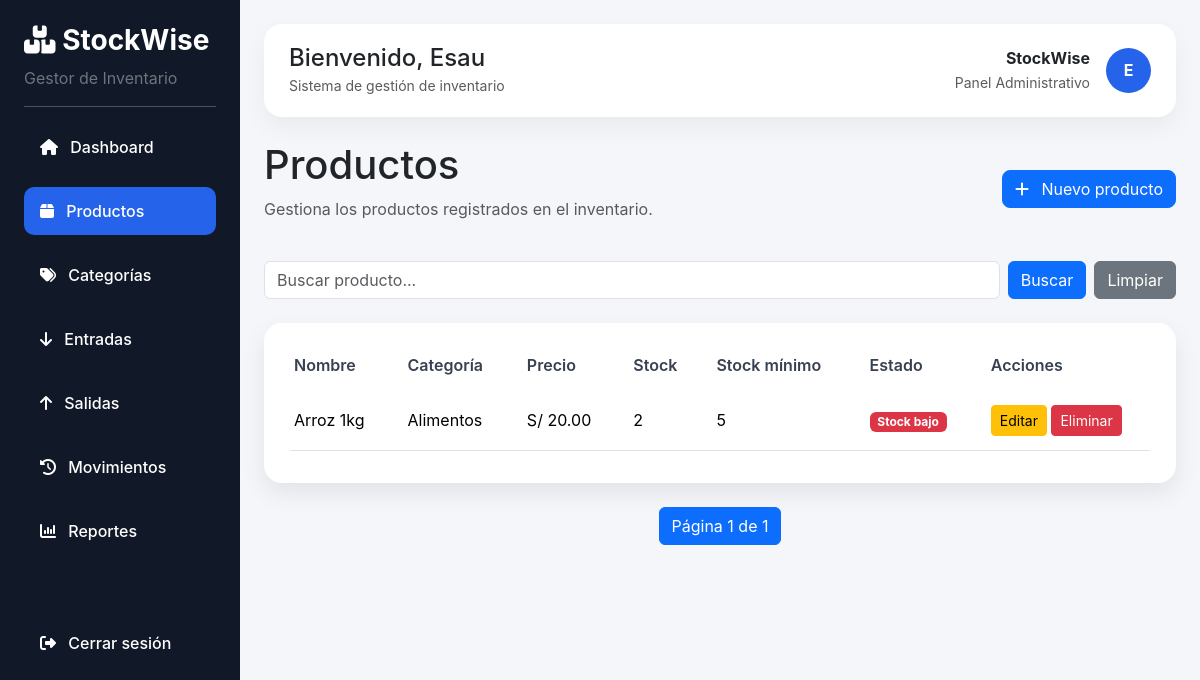
Page /productos/ (signed in) on the earlier database version.
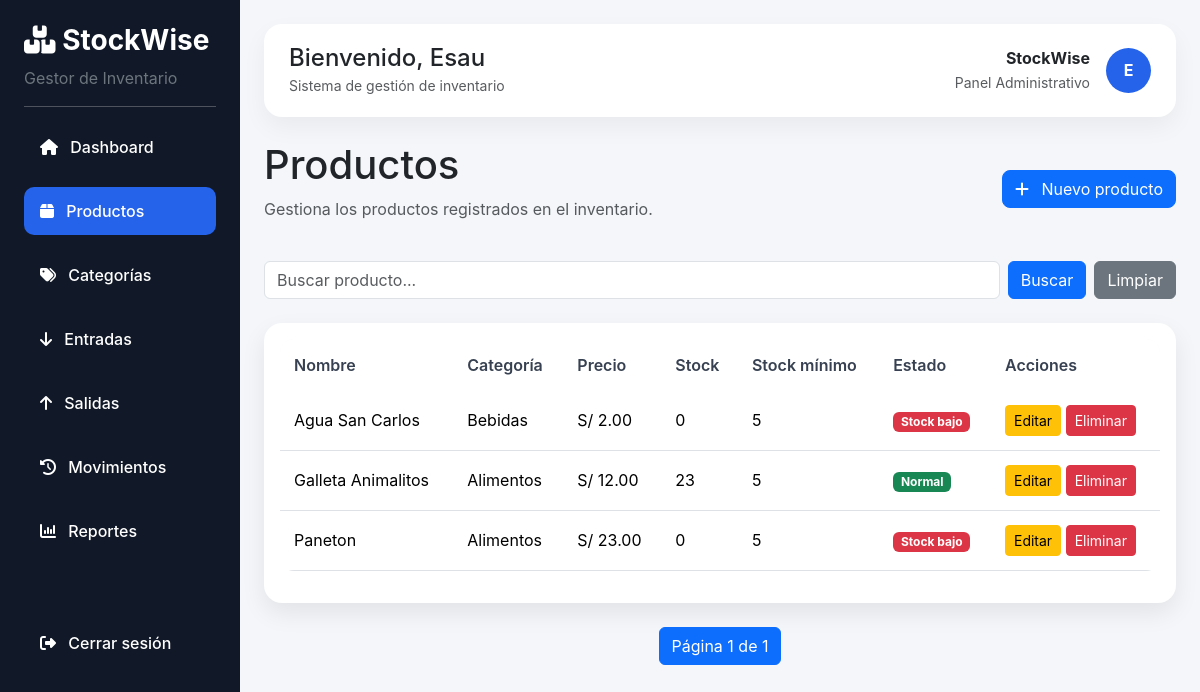
Same page on the later database version.
### productos/models.py (models this page shows, shortened)
class Producto(models.Model):
    nombre = models.CharField(max_length=100)
    descripcion = models.TextField(blank=True)
    precio = models.DecimalField(max_digits=10, decimal_places=2)
    stock = models.IntegerField(default=0)
    stock_minimo = models.IntegerField(default=5)
    categoria = models.ForeignKey(Categoria, on_delete=models.CASCADE)

class Categoria(models.Model):
    nombre = models.CharField(max_length=100)

### productos/views.py (the view)
# urls.py: path('', views.lista_productos, name='lista_productos'),
@login_required(login_url='login')
def lista_productos(request):
    query = request.GET.get('buscar')
    categoria_id = request.GET.get('categoria')
    productos = Producto.objects.all()
    categorias = Categoria.objects.all()
    if query:
        productos = productos.filter(nombre__icontains=query)
    if categoria_id:
        productos = productos.filter(categoria_id=categoria_id)
    paginator = Paginator(productos, 10)
    page_number = request.GET.get('page')
    page_obj = paginator.get_page(page_number)
    return render(request, 'productos/lista.html', {
        'productos': page_obj,
        'page_obj': page_obj,
        'categorias': categorias,
        'query': query,
        'categoria_id': categoria_id
    })

### templates/productos/lista.html (shortened to what this page needs)
{% extends 'base.html' %}
{% block content %}
<div class="d-flex justify-content-between align-items-center mb-4">
    <div>
        <h1>Productos</h1>
        <p class="text-muted">Gestiona los productos registrados en el inventario.</p>
    </div>
    <a href="{% url 'crear_producto' %}" class="btn btn-primary rounded-3">
        <i class="fa-solid fa-plus me-2"></i>
        Nuevo producto
    </a>
</div>
<form method="GET" class="mb-4 d-flex">
    <input type="text" name="buscar" class="form-control me-2"
           placeholder="Buscar producto..." value="{{ query|default:'' }}">
    <button type="submit" class="btn btn-primary me-2">
        Buscar
    </button>
    <a href="{% url 'lista_productos' %}" class="btn btn-secondary">
        Limpiar
    </a>
</form>
<div class="card dashboard-card">
    <div class="card-body">
        <table class="table table-hover align-middle">
            <thead>
                <tr>
                    <th>Nombre</th>
                    <th>Categoría</th>
                    <th>Precio</th>
                    <th>Stock</th>
                    <th>Stock mínimo</th>
                    <th>Estado</th>
                    <th>Acciones</th>
                </tr>
            </thead>
            <tbody>
                {% for producto in productos %}
                <tr>
                    <td>{{ producto.nombre }}</td>
                    <td>{{ producto.categoria.nombre }}</td>
                    <td>S/ {{ producto.precio }}</td>
                    <td>{{ producto.stock }}</td>
                    <td>{{ producto.stock_minimo }}</td>
                    <td>
                        {% if producto.stock <= producto.stock_minimo %}
                            <span class="badge bg-danger">Stock bajo</span>
                        {% else %}
                            <span class="badge bg-success">Normal</span>
                        {% endif %}
                    </td>
                    <td>
                        <a href="{% url 'editar_producto' producto.id %}" class="btn btn-sm btn-warning">
                            Editar
                        </a>
                        <a href="{% url 'eliminar_producto' producto.id %}"
                           class="btn btn-sm btn-danger"
                           onclick="return confirm('¿Estás seguro de eliminar este producto?')">
                            Eliminar
                        </a>
                    </td>
                </tr>
                {% empty %}
                <tr>
                    <td colspan="7" class="text-center">
                        No hay productos registrados.
                    </td>
                </tr>
                {% endfor %}
            </tbody>
        </table>
    </div>
</div>
<nav class="mt-4">
    <ul class="pagination justify-content-center">
        <li class="page-item active">
            <span class="page-link">
                Página {{ page_obj.number }} de {{ page_obj.paginator.num_pages }}
            </span>
        </li>
    </ul>
</nav>
{% endblock %}

### templates/base.html (shortened to what this page needs)
{% load static %}
<!DOCTYPE html>
<html lang="es">
<head>
    <link href="https://cdn.jsdelivr.net/npm/bootstrap@5.3.3/dist/css/bootstrap.min.css" rel="stylesheet">
    <link rel="stylesheet" href="https://cdnjs.cloudflare.com/ajax/libs/font-awesome/6.5.1/css/all.min.css">
    <link rel="stylesheet" href="{% static 'css/styles.css' %}">
</head>
<body>
    <div class="d-flex">
        <aside class="sidebar text-white p-4">
            <h3 class="fw-bold">
                <i class="fa-solid fa-boxes-stacked"></i>
                StockWise
            </h3>
            <p class="text-secondary">
                Gestor de Inventario
            </p>
            <hr>
            <ul class="nav flex-column">
                <li class="nav-item mb-2">
                    <a href="{% url 'dashboard' %}"
                        class="nav-link text-white {% if request.path == '/' %}active{% endif %}">
                        <i class="fa-solid fa-house me-2"></i>
                        Dashboard
                    </a>
                </li>
                <li class="nav-item mb-2">
                    <a href="{% url 'lista_productos' %}"
                        class="nav-link text-white {% if '/productos/' in request.path and '/categorias/' not in request.path %}active{% endif %}">
                        <i class="fa-solid fa-box me-2"></i>
                        Productos
                    </a>
                </li>
                <li class="nav-item mb-2">
                    <a href="{% url 'lista_categorias' %}"
                        class="nav-link text-white {% if '/categorias/' in request.path %}active{% endif %}">
                        <i class="fa-solid fa-tags me-2"></i>
                        Categorías
                    </a>
                </li>
                <li class="nav-item mb-2">
                    <a href="{% url 'crear_entrada' %}"
                        class="nav-link text-white {% if '/entrada/' in request.path %}active{% endif %}">
                        <i class="fa-solid fa-arrow-down me-2"></i>
                        Entradas
                    </a>
                </li>
                <li class="nav-item mb-2">
                    <a href="{% url 'crear_salida' %}"
                        class="nav-link text-white {% if '/salida/' in request.path %}active{% endif %}">
                        <i class="fa-solid fa-arrow-up me-2"></i>
                        Salidas
                    </a>
                </li>
                <li class="nav-item mb-2">
                    <a href="{% url 'lista_movimientos' %}"
                        class="nav-link text-white {% if '/inventario/' in request.path %}active{% endif %}">
                        <i class="fa-solid fa-clock-rotate-left me-2"></i>
                        Movimientos
                    </a>
                </li>
                <li class="nav-item mb-2">
                    <a href="{% url 'reportes' %}"
                        class="nav-link text-white {% if '/reportes/' in request.path %}active{% endif %}">
                        <i class="fa-solid fa-chart-column me-2"></i>
                        Reportes
                    </a>
                </li>
                <li class="nav-item mt-5">
                    <a href="{% url 'logout' %}" class="nav-link text-white">
                        <i class="fa-solid fa-right-from-bracket me-2"></i>
                        Cerrar sesión
                    </a>
                </li>
            </ul>
        </aside>
        <main class="p-4 flex-grow-1">
            <div class="topbar mb-4">
                <div class="d-flex justify-content-between align-items-center">
                    <div>
                        <h4 class="mb-0">
                            Bienvenido, {{ request.user.username }}
                        </h4>
                        <small class="text-muted">
                            Sistema de gestión de inventario
                        </small>
                    </div>
                    <div class="d-flex align-items-center gap-3">
                        <div class="text-end">
                            <strong>StockWise</strong><br>
                            <small class="text-muted">
                                Panel Administrativo
                            </small>
                        </div>
                        <div class="avatar-circle">
                            {{ request.user.username|first|upper }}
                        </div>
                    </div>
                </div>
            </div>
            <div class="content-wrapper">
                {% block content %}
                {% endblock %}
            </div>
        </main>
    </div>
</body>
</html>

### static/css/styles.css (style rules this page uses)
body { font-family: 'Inter', Arial, sans-serif; background-color: #f4f6f9; }
.sidebar { background: #111827; min-height: 100vh; width: 240px; min-width: 240px; flex-shrink: 0; }
.sidebar .nav-link { border-radius: 10px; padding: 12px 16px; margin-bottom: 8px; font-weight: 500; }
.sidebar .nav-link.active { background: #2563eb; }
.dashboard-card { border: none; border-radius: 18px; box-shadow: 0 10px 25px rgba(0, 0, 0, 0.08); }
.content-wrapper { max-width: 1400px; margin: 0 auto; }
.topbar { background: white; padding: 20px 25px; border-radius: 18px; box-shadow: 0 10px 25px rgba(0, 0, 0, 0.05); }
.avatar-circle { width: 45px; height: 45px; background: #2563eb; color: white; border-radius: 50%; display: flex; align-items: center; justify-content: center; font-weight: bold; }
.dashboard-card { transition: transform 0.2s ease, box-shadow 0.2s ease; }
.table { border-radius: 14px; overflow: hidden; }
.table thead { background-color: #f8fafc; }
.table thead th { font-weight: 600; color: #374151; border-bottom: none; }
.table tbody tr { transition: background-color 0.2s ease; }
.table td, .table th { vertical-align: middle; padding: 14px; }

Differences in the rows shown:
removed Producto: nombre "Arroz 1kg", categoria.nombre "Alimentos", precio "20.00", stock "2", stock_minimo "5", shows "Stock bajo"
added Producto: nombre "Agua San Carlos", categoria.nombre "Bebidas", precio "2.00", stock "0", stock_minimo "5", shows "Stock bajo"
added Producto: nombre "Galleta Animalitos", categoria.nombre "Alimentos", precio "12.00", stock "23", stock_minimo "5", shows "Normal"
added Producto: nombre "Paneton", categoria.nombre "Alimentos", precio "23.00", stock "0", stock_minimo "5", shows "Stock bajo"
